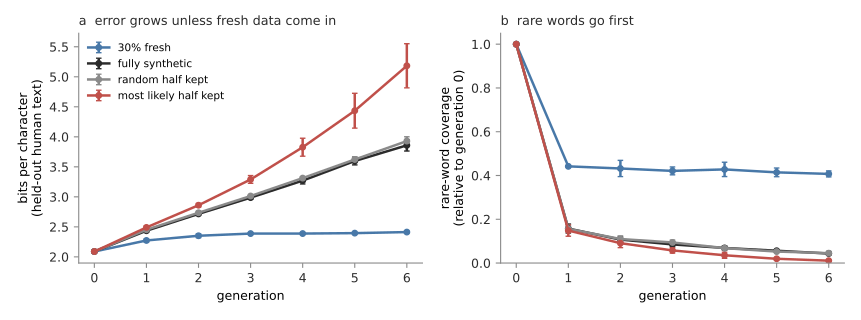

Reproduce this figure in Python.
# Dr. Nam H. Le. drnamlabs.com, bunnyquant.com
# Copyright (c) 2026 Nam H. Le. Released under the MIT License (see LICENSE).
# Paper: Le, N. H. (2026). Who Pays for the Knowledge Models Copy?
#        Model Collapse as Rogers' Paradox. Please cite it if you use this code.
"""figneural -- recursive training of a small character-level transformer.

Reads ../../experiments/neural/<cond>_seed<k>.json (2-layer transformer, d=128,
Darwin corpus, 6 generations, 3 seeds).
(a) Bits per character on held-out human text, per condition.
(b) Rare-word coverage of the training corpus, relative to generation 0.
Writes figneural.pdf and figneural_summary.json.
"""

import json
import os

import matplotlib
matplotlib.use("Agg")
import matplotlib.pyplot as plt
import numpy as np

from bookstyle import INK, ACCENT, MUTED, despine

RED = "#c0504a"
EXP = os.path.join(os.path.dirname(os.path.abspath(__file__)), "..", "..", "experiments", "neural")
CONDS = [("fresh0.3", "30% fresh", ACCENT), ("replace", "fully synthetic", INK),
         ("random_filter", "random half kept", MUTED), ("self_filter", "most likely half kept", RED)]
D = {c: [json.load(open(os.path.join(EXP, f"{c}_seed{s}.json"))) for s in range(3)] for c, _, _ in CONDS}

fig, (ax1, ax2) = plt.subplots(1, 2, figsize=(8.6, 3.2))
summ = {}
for c, lab, col in CONDS:
    bpc = np.array([[g["bpc"] for g in r] for r in D[c]])
    cov = np.array([[g["tail"] / r[0]["tail"] for g in r] for r in D[c]])
    t = np.arange(bpc.shape[1])
    ax1.errorbar(t, bpc.mean(0), yerr=bpc.std(0, ddof=1), color=col, marker="o", ms=4,
                 lw=1.8, capsize=2, label=lab)
    ax2.errorbar(t, cov.mean(0), yerr=cov.std(0, ddof=1), color=col, marker="o", ms=4,
                 lw=1.8, capsize=2, label=lab)
    summ[c] = dict(bpc=bpc.mean(0).tolist(), bpc_sd=bpc.std(0, ddof=1).tolist(),
                   cov=cov.mean(0).tolist(), cov_sd=cov.std(0, ddof=1).tolist())
ax1.set_xlabel("generation", fontsize=9)
ax1.set_ylabel("bits per character\n(held-out human text)", fontsize=9)
ax1.set_title("a  error grows unless fresh data come in", fontsize=9.2, loc="left", color=INK)
ax1.legend(fontsize=7.6, frameon=False, loc="upper left")
ax2.set_xlabel("generation", fontsize=9)
ax2.set_ylabel("rare-word coverage\n(relative to generation 0)", fontsize=9)
ax2.set_title("b  rare words go first", fontsize=9.2, loc="left", color=INK)
ax2.set_ylim(0, 1.05)
for ax in (ax1, ax2):
    despine(ax)
fig.tight_layout()
fig.savefig("figneural.pdf")
json.dump(summ, open("figneural_summary.json", "w"), indent=1)
print("ok")
